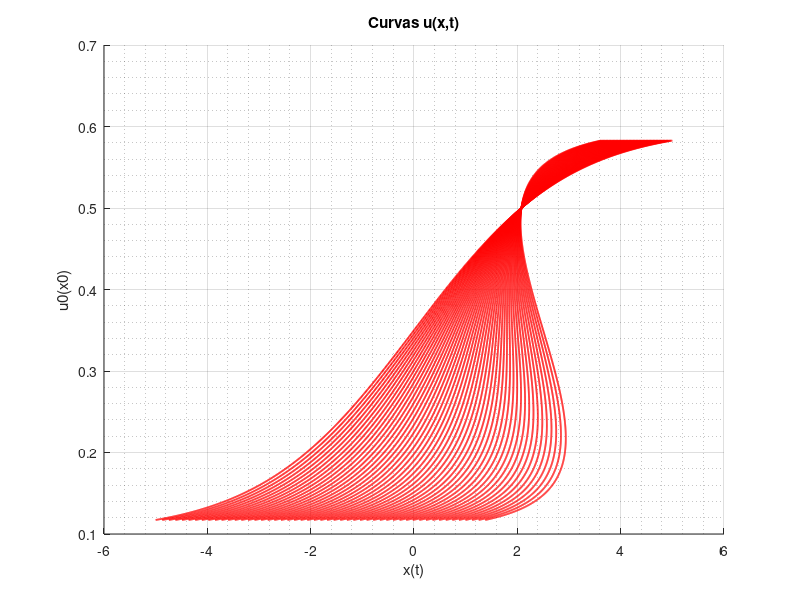

MATLAB code to generate this figure:
clc; close all;
format long

%REPRESENTACIÓN DE LA SOLUCIÓN

u0=@(x) 0.35+((0.25).*tanh(x/3)); %condición inicial

x0=-5:0.01:5; %vector x0

t=0:0.1:5; %vector tiempo con la distribución que queramos

n=length(t);%longitud del vector t

for i=1:1:n
    hold on
    plot(1.6667.*(0.3-(0.5.*(tanh(x0/3))))*t(i)+x0,u0(x0),'r','linewidth',1.3) %representación gráfica
    xlabel('x(t)')  %nombre de las abscisas
    ylabel('u0(x0)') %nombre de las ordenadas
    
    grid on; grid minor;
    title('Curvas u(x,t)')
end